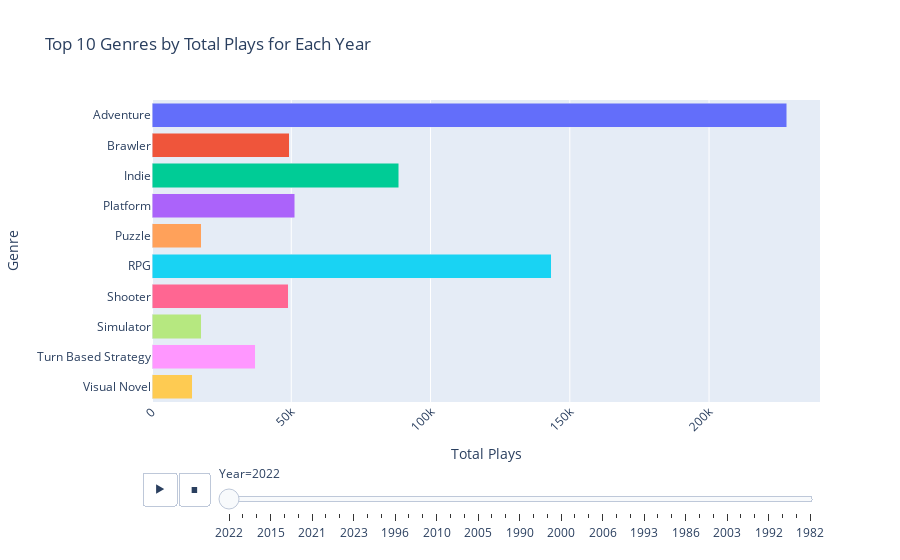

The notebook cell saved with this chart:
### Markdown cell above
# FIXME: struggling with the years, and moving the bars smoothly...

### Code cell
import pandas as pd
from datetime import datetime
import plotly.express as px
from ast import literal_eval

df = pd.read_csv('Dataset/games.csv')

df = df[df['Release Date'] != 'releases on TBD']

df['Release Date'] = df['Release Date'].apply(lambda x: datetime.strptime(x, '%b %d, %Y'))
df['Year'] = df['Release Date'].dt.year
df['Day'] = df['Release Date'].dt.day

df['Genres'] = df['Genres'].apply(literal_eval)

def convert_to_int(value):
    if 'K' in value:
        return int(float(value.replace('K', '')) * 1000)
    else:
        return int(value)

df['Plays'] = df['Plays'].apply(convert_to_int)

df = df.explode('Genres').dropna(subset=['Genres'])

total_plays_per_genre_year = df.groupby(['Year', 'Genres'])['Plays'].sum().reset_index()

top_genres_by_year = {}
for year in df['Year'].unique():
    df_year = total_plays_per_genre_year[total_plays_per_genre_year['Year'] == year]
    top_genres_by_year[year] = df_year.groupby('Genres')['Plays'].sum().nlargest(10).index

df_top_genres = pd.DataFrame()
for year in df['Year'].unique():
    df_year = total_plays_per_genre_year[total_plays_per_genre_year['Year'] == year]
    df_year_top_genres = df_year[df_year['Genres'].isin(top_genres_by_year[year])]
    df_top_genres = pd.concat([df_top_genres, df_year_top_genres])

fig = px.bar(df_top_genres, x='Plays', y='Genres', color='Genres',
             title='Top 10 Genres by Total Plays for Each Year',
             labels={'Plays': 'Total Plays', 'Genres': 'Genre', 'Year': 'Year'},
             barmode='stack',
             animation_frame='Year',
             orientation='h'
            )

fig.update_layout(xaxis_tickangle=-45, xaxis_title='Total Plays', yaxis_title='Genre',
                  showlegend=False,)

fig.show()

### Figure 1 — Plotly figure (JSON) as saved in the notebook; plotly's stock layout.template omitted (floating-point values rounded to 4 significant figures)
{"data": [{"alignmentgroup": "True", "hovertemplate": "Genre=%{y}<br>Year=2022<br>Total Plays=%{x}<extra></extra>", "legendgroup": "Adventure", "marker": {"color": "#636efa", "pattern": {"shape": ""}}, "name": "Adventure", "offsetgroup": "Adventure", "orientation": "h", "showlegend": true, "textposition": "auto", "type": "bar", "x": [227839], "xaxis": "x", "y": ["Adventure"], "yaxis": "y"}, {"alignmentgroup": "True", "hovertemplate": "Genre=%{y}<br>Year=2022<br>Total Plays=%{x}<extra></extra>", "legendgroup": "Brawler", "marker": {"color": "#EF553B", "pattern": {"shape": ""}}, "name": "Brawler", "offsetgroup": "Brawler", "orientation": "h", "showlegend": true, "textposition": "auto", "type": "bar", "x": [49250], "xaxis": "x", "y": ["Brawler"], "yaxis": "y"}, {"alignmentgroup": "True", "hovertemplate": "Genre=%{y}<br>Year=2022<br>Total Plays=%{x}<extra></extra>", "legendgroup": "Indie", "marker": {"color": "#00cc96", "pattern": {"shape": ""}}, "name": "Indie", "offsetgroup": "Indie", "orientation": "h", "showlegend": true, "textposition": "auto", "type": "bar", "x": [88547], "xaxis": "x", "y": ["Indie"], "yaxis": "y"}, {"alignmentgroup": "True", "hovertemplate": "Genre=%{y}<br>Year=2022<br>Total Plays=%{x}<extra></extra>", "legendgroup": "Platform", "marker": {"color": "#ab63fa", "pattern": {"shape": ""}}, "name": "Platform", "offsetgroup": "Platform", "orientation": "h", "showlegend": true, "textposition": "auto", "type": "bar", "x": [51165], "xaxis": "x", "y": ["Platform"], "yaxis": "y"}, {"alignmentgroup": "True", "hovertemplate": "Genre=%{y}<br>Year=2022<br>Total Plays=%{x}<extra></extra>", "legendgroup": "Puzzle", "marker": {"color": "#FFA15A", "pattern": {"shape": ""}}, "name": "Puzzle", "offsetgroup": "Puzzle", "orientation": "h", "showlegend": true, "textposition": "auto", "type": "bar", "x": [17672], "xaxis": "x", "y": ["Puzzle"], "yaxis": "y"}, {"alignmentgroup": "True", "hovertemplate": "Genre=%{y}<br>Year=2022<br>Total Plays=%{x}<extra></extra>", "legendgroup": "RPG", "marker": {"color": "#19d3f3", "pattern": {"shape": ""}}, "name": "RPG", "offsetgroup": "RPG", "orientation": "h", "showlegend": true, "textposition": "auto", "type": "bar", "x": [143362], "xaxis": "x", "y": ["RPG"], "yaxis": "y"}, {"alignmentgroup": "True", "hovertemplate": "Genre=%{y}<br>Year=2022<br>Total Plays=%{x}<extra></extra>", "legendgroup": "Shooter", "marker": {"color": "#FF6692", "pattern": {"shape": ""}}, "name": "Shooter", "offsetgroup": "Shooter", "orientation": "h", "showlegend": true, "textposition": "auto", "type": "bar", "x": [48942], "xaxis": "x", "y": ["Shooter"], "yaxis": "y"}, {"alignmentgroup": "True", "hovertemplate": "Genre=%{y}<br>Year=2022<br>Total Plays=%{x}<extra></extra>", "legendgroup": "Simulator", "marker": {"color": "#B6E880", "pattern": {"shape": ""}}, "name": "Simulator", "offsetgroup": "Simulator", "orientation": "h", "showlegend": true, "textposition": "auto", "type": "bar", "x": [17661], "xaxis": "x", "y": ["Simulator"], "yaxis": "y"}, {"alignmentgroup": "True", "hovertemplate": "Genre=%{y}<br>Year=2022<br>Total Plays=%{x}<extra></extra>", "legendgroup": "Turn Based Strategy", "marker": {"color": "#FF97FF", "pattern": {"shape": ""}}, "name": "Turn Based Strategy", "offsetgroup": "Turn Based Strategy", "orientation": "h", "showlegend": true, "textposition": "auto", "type": "bar", "x": [37155], "xaxis": "x", "y": ["Turn Based Strategy"], "yaxis": "y"}, {"alignmentgroup": "True", "hovertemplate": "Genre=%{y}<br>Year=2022<br>Total Plays=%{x}<extra></extra>", "legendgroup": "Visual Novel", "marker": {"color": "#FECB52", "pattern": {"shape": ""}}, "name": "Visual Novel", "offsetgroup": "Visual Novel", "orientation": "h", "showlegend": true, "textposition": "auto", "type": "bar", "x": [14458], "xaxis": "x", "y": ["Visual Novel"], "yaxis": "y"}], "layout": {"barmode": "stack", "legend": {"title": {"text": "Genre"}, "tracegroupgap": 0}, "showlegend": false, "sliders": [{"active": 0, "currentvalue": {"prefix": "Year="}, "len": 0.9, "pad": {"b": 10, "t": 60}, "steps": [{"args": [["2022"], {"frame": {"duration": 0, "redraw": true}, "fromcurrent": true, "mode": "immediate", "transition": {"duration": 0, "easing": "linear"}}], "label": "2022", "method": "animate"}, {"args": [["2019"], {"frame": {"duration": 0, "redraw": true}, "fromcurrent": true, "mode": "immediate", "transition": {"duration": 0, "easing": "linear"}}], "label": "2019", "method": "animate"}, {"args": [["2017"], {"frame": {"duration": 0, "redraw": true}, "fromcurrent": true, "mode": "immediate", "transition": {"duration": 0, "easing": "linear"}}], "label": "2017", "method": "animate"}, {"args": [["2015"], {"frame": {"duration": 0, "redraw": true}, "fromcurrent": true, "mode": "immediate", "transition": {"duration": 0, "easing": "linear"}}], "label": "2015", "method": "animate"}, {"args": [["2011"], {"frame": {"duration": 0, "redraw": true}, "fromcurrent": true, "mode": "immediate", "transition": {"duration": 0, "easing": "linear"}}], "label": "2011", "method": "animate"}, {"args": [["2020"], {"frame": {"duration": 0, "redraw": true}, "fromcurrent": true, "mode": "immediate", "transition": {"duration": 0, "easing": "linear"}}], "label": "2020", "method": "animate"}, {"args": [["2021"], {"frame": {"duration": 0, "redraw": true}, "fromcurrent": true, "mode": "immediate", "transition": {"duration": 0, "easing": "linear"}}], "label": "2021", "method": "animate"}, {"args": [["2018"], {"frame": {"duration": 0, "redraw": true}, "fromcurrent": true, "mode": "immediate", "transition": {"duration": 0, "easing": "linear"}}], "label": "2018", "method": "animate"}, {"args": [["2007"], {"frame": {"duration": 0, "redraw": true}, "fromcurrent": true, "mode": "immediate", "transition": {"duration": 0, "easing": "linear"}}], "label": "2007", "method": "animate"}, {"args": [["2023"], {"frame": {"duration": 0, "redraw": true}, "fromcurrent": true, "mode": "immediate", "transition": {"duration": 0, "easing": "linear"}}], "label": "2023", "method": "animate"}, {"args": [["2013"], {"frame": {"duration": 0, "redraw": true}, "fromcurrent": true, "mode": "immediate", "transition": {"duration": 0, "easing": "linear"}}], "label": "2013", "method": "animate"}, {"args": [["2016"], {"frame": {"duration": 0, "redraw": true}, "fromcurrent": true, "mode": "immediate", "transition": {"duration": 0, "easing": "linear"}}], "label": "2016", "method": "animate"}, {"args": [["1996"], {"frame": {"duration": 0, "redraw": true}, "fromcurrent": true, "mode": "immediate", "transition": {"duration": 0, "easing": "linear"}}], "label": "1996", "method": "animate"}, {"args": [["1997"], {"frame": {"duration": 0, "redraw": true}, "fromcurrent": true, "mode": "immediate", "transition": {"duration": 0, "easing": "linear"}}], "label": "1997", "method": "animate"}, {"args": [["2012"], {"frame": {"duration": 0, "redraw": true}, "fromcurrent": true, "mode": "immediate", "transition": {"duration": 0, "easing": "linear"}}], "label": "2012", "method": "animate"}, {"args": [["2010"], {"frame": {"duration": 0, "redraw": true}, "fromcurrent": true, "mode": "immediate", "transition": {"duration": 0, "easing": "linear"}}], "label": "2010", "method": "animate"}, {"args": [["2009"], {"frame": {"duration": 0, "redraw": true}, "fromcurrent": true, "mode": "immediate", "transition": {"duration": 0, "easing": "linear"}}], "label": "2009", "method": "animate"}, {"args": [["2001"], {"frame": {"duration": 0, "redraw": true}, "fromcurrent": true, "mode": "immediate", "transition": {"duration": 0, "easing": "linear"}}], "label": "2001", "method": "animate"}, {"args": [["2005"], {"frame": {"duration": 0, "redraw": true}, "fromcurrent": true, "mode": "immediate", "transition": {"duration": 0, "easing": "linear"}}], "label": "2005", "method": "animate"}, {"args": [["1998"], {"frame": {"duration": 0, "redraw": true}, "fromcurrent": true, "mode": "immediate", "transition": {"duration": 0, "easing": "linear"}}], "label": "1998", "method": "animate"}, {"args": [["1995"], {"frame": {"duration": 0, "redraw": true}, "fromcurrent": true, "mode": "immediate", "transition": {"duration": 0, "easing": "linear"}}], "label": "1995", "method": "animate"}, {"args": [["1990"], {"frame": {"duration": 0, "redraw": true}, "fromcurrent": true, "mode": "immediate", "transition": {"duration": 0, "easing": "linear"}}], "label": "1990", "method": "animate"}, {"args": [["1994"], {"frame": {"duration": 0, "redraw": true}, "fromcurrent": true, "mode": "immediate", "transition": {"duration": 0, "easing": "linear"}}], "label": "1994", "method": "animate"}, {"args": [["1985"], {"frame": {"duration": 0, "redraw": true}, "fromcurrent": true, "mode": "immediate", "transition": {"duration": 0, "easing": "linear"}}], "label": "1985", "method": "animate"}, {"args": [["2000"], {"frame": {"duration": 0, "redraw": true}, "fromcurrent": true, "mode": "immediate", "transition": {"duration": 0, "easing": "linear"}}], "label": "2000", "method": "animate"}, {"args": [["2004"], {"frame": {"duration": 0, "redraw": true}, "fromcurrent": true, "mode": "immediate", "transition": {"duration": 0, "easing": "linear"}}], "label": "2004", "method": "animate"}, {"args": [["2002"], {"frame": {"duration": 0, "redraw": true}, "fromcurrent": true, "mode": "immediate", "transition": {"duration": 0, "easing": "linear"}}], "label": "2002", "method": "animate"}, {"args": [["2006"], {"frame": {"duration": 0, "redraw": true}, "fromcurrent": true, "mode": "immediate", "transition": {"duration": 0, "easing": "linear"}}], "label": "2006", "method": "animate"}, {"args": [["2014"], {"frame": {"duration": 0, "redraw": true}, "fromcurrent": true, "mode": "immediate", "transition": {"duration": 0, "easing": "linear"}}], "label": "2014", "method": "animate"}, {"args": [["1988"], {"frame": {"duration": 0, "redraw": true}, "fromcurrent": true, "mode": "immediate", "transition": {"duration": 0, "easing": "linear"}}], "label": "1988", "method": "animate"}, {"args": [["1993"], {"frame": {"duration": 0, "redraw": true}, "fromcurrent": true, "mode": "immediate", "transition": {"duration": 0, "easing": "linear"}}], "label": "1993", "method": "animate"}, {"args": [["1991"], {"frame": {"duration": 0, "redraw": true}, "fromcurrent": true, "mode": "immediate", "transition": {"duration": 0, "easing": "linear"}}], "label": "1991", "method": "animate"}, {"args": [["2008"], {"frame": {"duration": 0, "redraw": true}, "fromcurrent": true, "mode": "immediate", "transition": {"duration": 0, "easing": "linear"}}], "label": "2008", "method": "animate"}, {"args": [["1986"], {"frame": {"duration": 0, "redraw": true}, "fromcurrent": true, "mode": "immediate", "transition": {"duration": 0, "easing": "linear"}}], "label": "1986", "method": "animate"}, {"args": [["1989"], {"frame": {"duration": 0, "redraw": true}, "fromcurrent": true, "mode": "immediate", "transition": {"duration": 0, "easing": "linear"}}], "label": "1989", "method": "animate"}, {"args": [["1999"], {"frame": {"duration": 0, "redraw": true}, "fromcurrent": true, "mode": "immediate", "transition": {"duration": 0, "easing": "linear"}}], "label": "1999", "method": "animate"}, {"args": [["2003"], {"frame": {"duration": 0, "redraw": true}, "fromcurrent": true, "mode": "immediate", "transition": {"duration": 0, "easing": "linear"}}], "label": "2003", "method": "animate"}, {"args": [["1987"], {"frame": {"duration": 0, "redraw": true}, "fromcurrent": true, "mode": "immediate", "transition": {"duration": 0, "easing": "linear"}}], "label": "1987", "method": "animate"}, {"args": [["1980"], {"frame": {"duration": 0, "redraw": true}, "fromcurrent": true, "mode": "immediate", "transition": {"duration": 0, "easing": "linear"}}], "label": "1980", "method": "animate"}, {"args": [["1992"], {"frame": {"duration": 0, "redraw": true}, "fromcurrent": true, "mode": "immediate", "transition": {"duration": 0, "easing": "linear"}}], "label": "1992", "method": "animate"}, {"args": [["2025"], {"frame": {"duration": 0, "redraw": true}, "fromcurrent": true, "mode": "immediate", "transition": {"duration": 0, "easing": "linear"}}], "label": "2025", "method": "animate"}, {"args": [["2024"], {"frame": {"duration": 0, "redraw": true}, "fromcurrent": true, "mode": "immediate", "transition": {"duration": 0, "easing": "linear"}}], "label": "2024", "method": "animate"}, {"args": [["1982"], {"frame": {"duration": 0, "redraw": true}, "fromcurrent": true, "mode": "immediate", "transition": {"duration": 0, "easing": "linear"}}], "label": "1982", "method": "animate"}], "x": 0.1, "xanchor": "left", "y": 0, "yanchor": "top"}], "title": {"text": "Top 10 Genres by Total Plays for Each Year"}, "updatemenus": [{"buttons": [{"args": [null, {"frame": {"duration": 500, "redraw": true}, "fromcurrent": true, "mode": "immediate", "transition": {"duration": 500, "easing": "linear"}}], "label": "&#9654;", "method": "animate"}, {"args": [[null], {"frame": {"duration": 0, "redraw": true}, "fromcurrent": true, "mode": "immediate", "transition": {"duration": 0, "easing": "linear"}}], "label": "&#9724;", "method": "animate"}], "direction": "left", "pad": {"r": 10, "t": 70}, "showactive": false, "type": "buttons", "x": 0.1, "xanchor": "right", "y": 0, "yanchor": "top"}], "xaxis": {"anchor": "y", "domain": [0, 1], "tickangle": -45, "title": {"text": "Total Plays"}}, "yaxis": {"anchor": "x", "categoryarray": ["Card & Board Game", "MOBA", "Point-and-Click", "Tactical", "Music", "Fighting", "Sport", "Racing", "Strategy", "Arcade", "Visual Novel", "Turn Based Strategy", "Simulator", "Shooter", "RPG", "Puzzle", "Platform", "Indie", "Brawler", "Adventure"], "categoryorder": "array", "domain": [0, 1], "title": {"text": "Genre"}}}}
